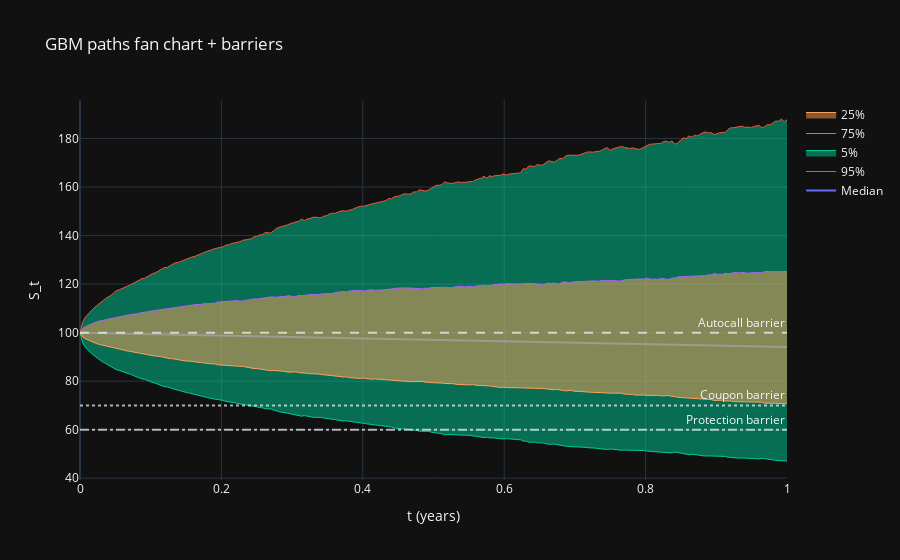
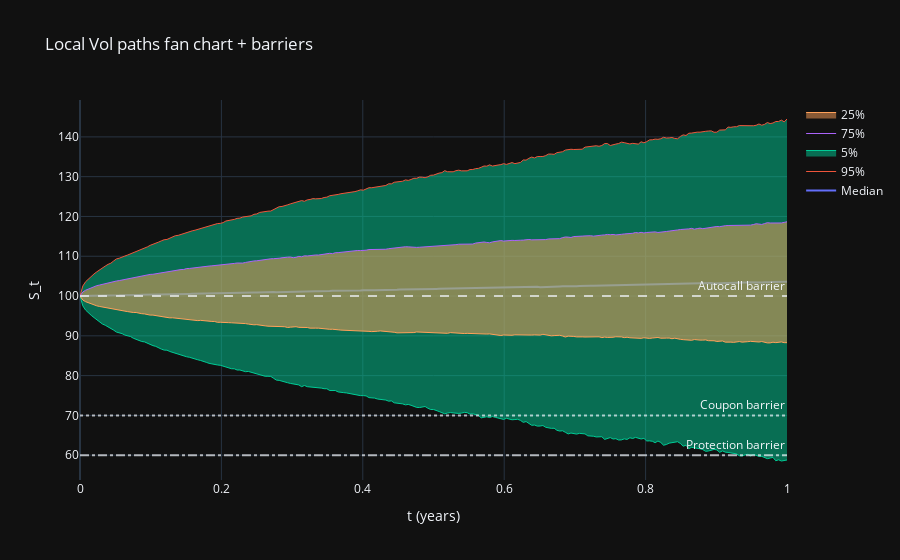

Notebook code cell kept with these figures, in order:
### Code cell
# Fan charts (visual story)
fig_fan_gbm = fan_chart(bundle["t_gbm"], bundle["S_gbm"], "GBM paths fan chart + barriers", S0, spec)
fig_fan_lv  = fan_chart(bundle["t_lv"],  bundle["S_lv"],  "Local Vol paths fan chart + barriers", S0, spec)
fig_fan_gbm.show(); fig_fan_lv.show()
fig_fan_gbm.write_html(ASSETS_DIR / "p11_ultimate_fan_gbm.html")
fig_fan_lv.write_html(ASSETS_DIR / "p11_ultimate_fan_localvol.html")

### Figure 1 — Plotly figure (JSON) as saved in the notebook; plotly's stock layout.template omitted (floating-point values rounded to 4 significant figures; data arrays with more than 128 entries replaced by an {"elided": "..."} marker saying what was removed)
{"data": [{"mode": "lines", "name": "Median", "type": "scatter", "x": {"elided": "253 float values"}, "y": {"elided": "253 float values"}}, {"line": {"width": 1}, "mode": "lines", "name": "95%", "opacity": 0.6, "type": "scatter", "x": {"elided": "253 float values"}, "y": {"elided": "253 float values"}}, {"fill": "tonexty", "line": {"width": 1}, "mode": "lines", "name": "5%", "opacity": 0.6, "type": "scatter", "x": {"elided": "253 float values"}, "y": {"elided": "253 float values"}}, {"line": {"width": 1}, "mode": "lines", "name": "75%", "opacity": 0.6, "type": "scatter", "x": {"elided": "253 float values"}, "y": {"elided": "253 float values"}}, {"fill": "tonexty", "line": {"width": 1}, "mode": "lines", "name": "25%", "opacity": 0.6, "type": "scatter", "x": {"elided": "253 float values"}, "y": {"elided": "253 float values"}}], "layout": {"annotations": [{"showarrow": false, "text": "Coupon barrier", "x": 1, "xanchor": "right", "xref": "x domain", "y": 70, "yanchor": "bottom", "yref": "y"}, {"showarrow": false, "text": "Autocall barrier", "x": 1, "xanchor": "right", "xref": "x domain", "y": 100, "yanchor": "bottom", "yref": "y"}, {"showarrow": false, "text": "Protection barrier", "x": 1, "xanchor": "right", "xref": "x domain", "y": 60, "yanchor": "bottom", "yref": "y"}], "shapes": [{"line": {"dash": "dot"}, "opacity": 0.7, "type": "line", "x0": 0, "x1": 1, "xref": "x domain", "y0": 70, "y1": 70, "yref": "y"}, {"line": {"dash": "dash"}, "opacity": 0.7, "type": "line", "x0": 0, "x1": 1, "xref": "x domain", "y0": 100, "y1": 100, "yref": "y"}, {"line": {"dash": "dashdot"}, "opacity": 0.7, "type": "line", "x0": 0, "x1": 1, "xref": "x domain", "y0": 60, "y1": 60, "yref": "y"}], "title": {"text": "GBM paths fan chart + barriers"}, "xaxis": {"title": {"text": "t (years)"}}, "yaxis": {"title": {"text": "S_t"}}}}

### Figure 2 — Plotly figure (JSON) as saved in the notebook; plotly's stock layout.template omitted (floating-point values rounded to 4 significant figures; data arrays with more than 128 entries replaced by an {"elided": "..."} marker saying what was removed)
{"data": [{"mode": "lines", "name": "Median", "type": "scatter", "x": {"elided": "253 float values"}, "y": {"elided": "253 float values"}}, {"line": {"width": 1}, "mode": "lines", "name": "95%", "opacity": 0.6, "type": "scatter", "x": {"elided": "253 float values"}, "y": {"elided": "253 float values"}}, {"fill": "tonexty", "line": {"width": 1}, "mode": "lines", "name": "5%", "opacity": 0.6, "type": "scatter", "x": {"elided": "253 float values"}, "y": {"elided": "253 float values"}}, {"line": {"width": 1}, "mode": "lines", "name": "75%", "opacity": 0.6, "type": "scatter", "x": {"elided": "253 float values"}, "y": {"elided": "253 float values"}}, {"fill": "tonexty", "line": {"width": 1}, "mode": "lines", "name": "25%", "opacity": 0.6, "type": "scatter", "x": {"elided": "253 float values"}, "y": {"elided": "253 float values"}}], "layout": {"annotations": [{"showarrow": false, "text": "Coupon barrier", "x": 1, "xanchor": "right", "xref": "x domain", "y": 70, "yanchor": "bottom", "yref": "y"}, {"showarrow": false, "text": "Autocall barrier", "x": 1, "xanchor": "right", "xref": "x domain", "y": 100, "yanchor": "bottom", "yref": "y"}, {"showarrow": false, "text": "Protection barrier", "x": 1, "xanchor": "right", "xref": "x domain", "y": 60, "yanchor": "bottom", "yref": "y"}], "shapes": [{"line": {"dash": "dot"}, "opacity": 0.7, "type": "line", "x0": 0, "x1": 1, "xref": "x domain", "y0": 70, "y1": 70, "yref": "y"}, {"line": {"dash": "dash"}, "opacity": 0.7, "type": "line", "x0": 0, "x1": 1, "xref": "x domain", "y0": 100, "y1": 100, "yref": "y"}, {"line": {"dash": "dashdot"}, "opacity": 0.7, "type": "line", "x0": 0, "x1": 1, "xref": "x domain", "y0": 60, "y1": 60, "yref": "y"}], "title": {"text": "Local Vol paths fan chart + barriers"}, "xaxis": {"title": {"text": "t (years)"}}, "yaxis": {"title": {"text": "S_t"}}}}
